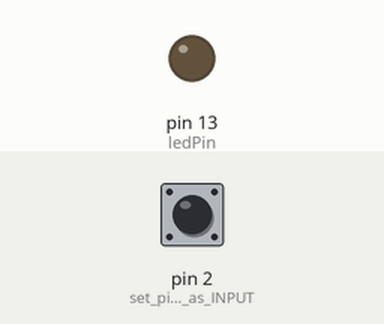
This sketch was run on a simulated Arduino Uno, built with avr-gcc and run on an emulated ATmega328P. Parts: output pins drawn as LEDs (lit = HIGH). The test bench sets the inputs (shaded band); at power-on: pin 2 (set_pin2_as_INPUT) HIGH. What the sketch prints to the serial monitor is not drawn.

Above: at 1.2 s.
1.3 s: pin 2 (set_pin2_as_INPUT) pulled LOW for 0.15 s
At 1.37 s:
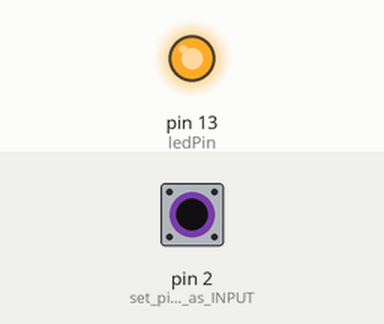
2.9 s: pin 2 (set_pin2_as_INPUT) pulled LOW for 3.2 s
At 7.2 s:
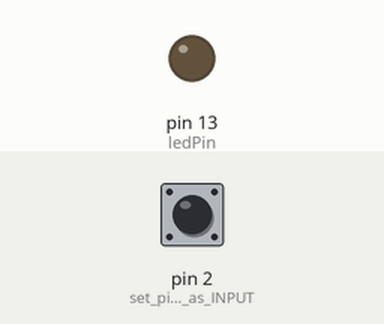
Timing chart, 0 to 8.7 s (numbered marks = the images above; inputs shaded):
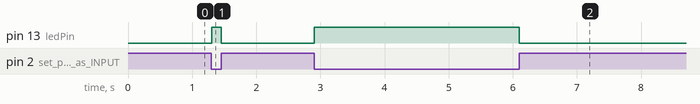

Measured:
- after the input at 1.3 s, pin 13 (ledPin): LOW → HIGH at once, → LOW 0.15 s later
- after the input at 2.9 s, pin 13 (ledPin): LOW → HIGH at once, → LOW 3.2 s later

The sketch:

tiltSensorSW_520D.ino
```cpp
const int ledPin = 13;//the led attach to
void setup()
{
  pinMode(ledPin,OUTPUT);//initialize the ledPin as an output
  pinMode(2,INPUT);//set pin2 as INPUT
  digitalWrite(2, HIGH);//set pin2 as HIGH
  Serial.begin(9600);
}

void loop()
{
  int digitalVal = digitalRead(2);//Read the value of pin2
  if(HIGH == digitalVal)//if tilt switch is not breakover
  {
    digitalWrite(ledPin,LOW);//turn the led off
  }
  else ////if tilt switch breakover
  {
    digitalWrite(ledPin,HIGH);//turn the led on
  }
  Serial.println(digitalVal);
}
```
